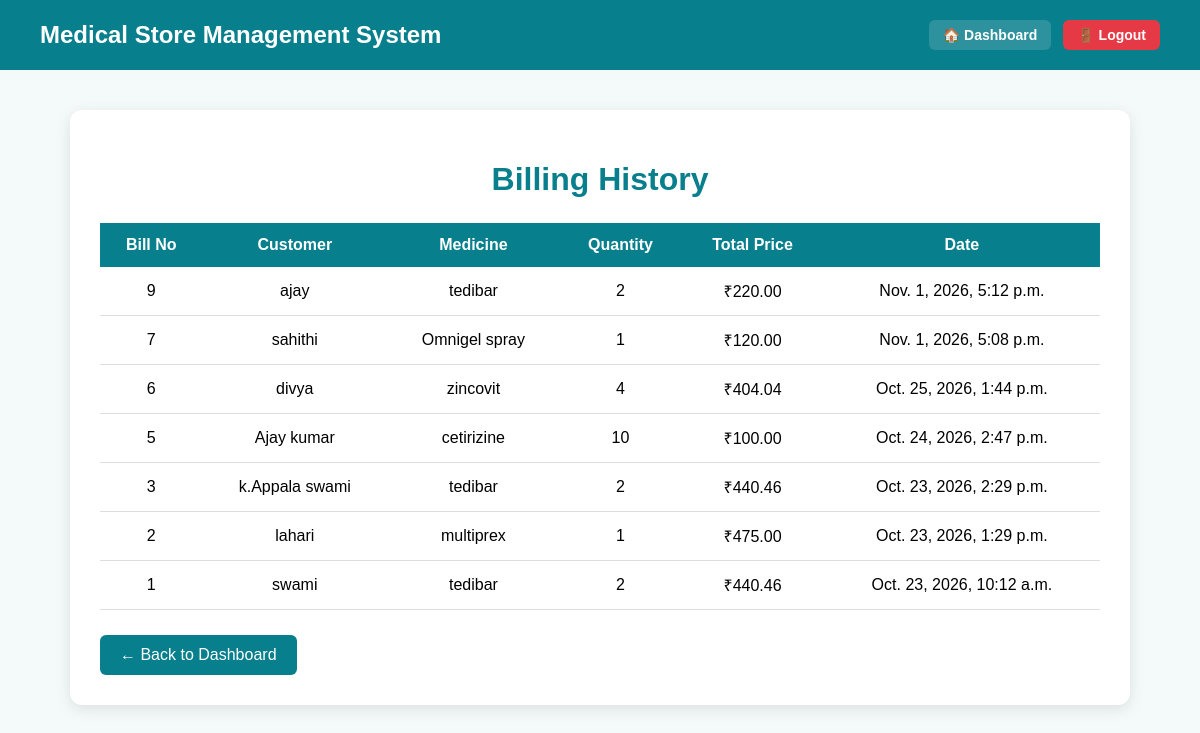
Page /billing-history/ (signed in) on the earlier database version.
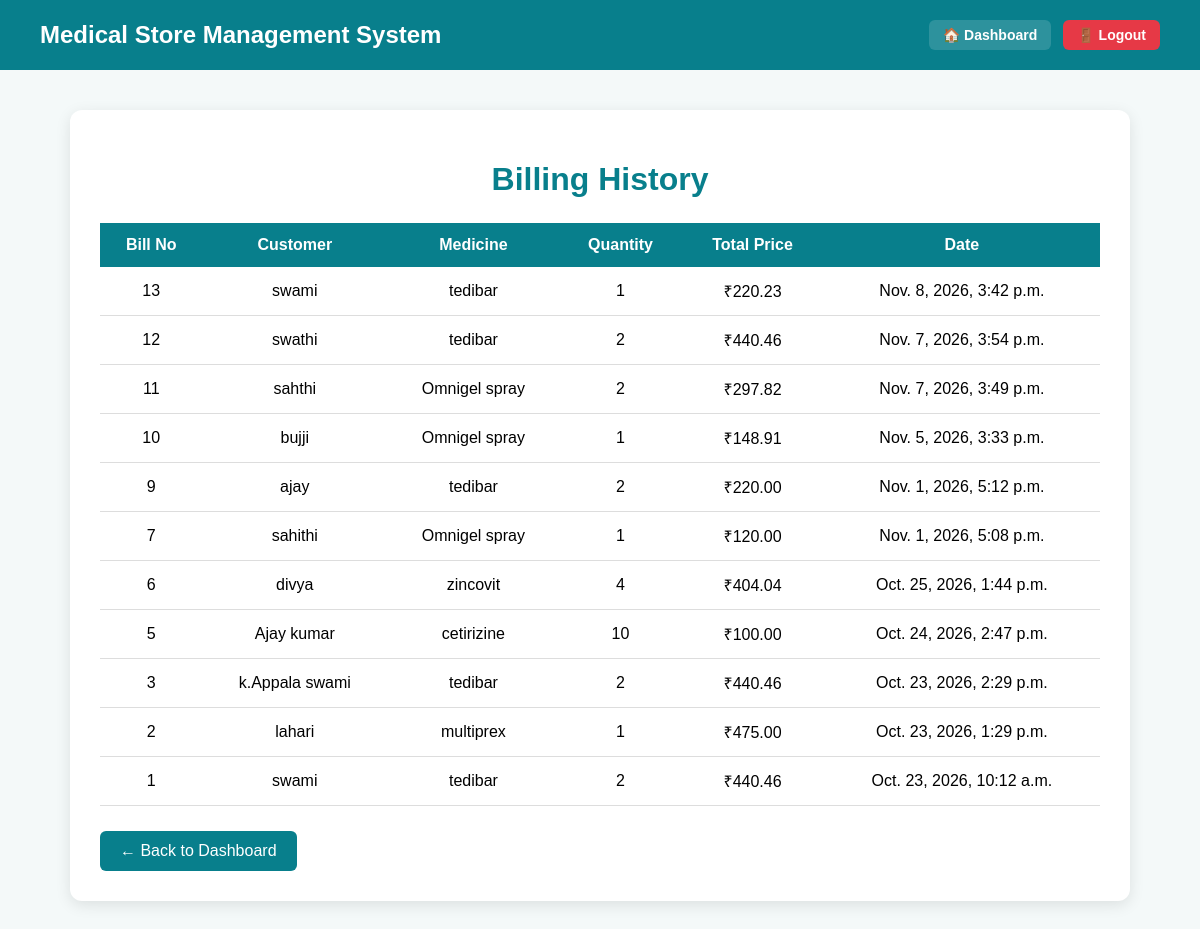
Same page on the later database version.
### store/models.py (models this page shows, shortened)
class Bill(models.Model):
    bill_number = models.AutoField(primary_key=True)
    customer_name = models.CharField(max_length=100)
    medicine = models.ForeignKey(
        Medicine,
        on_delete=models.CASCADE
    )
    quantity = models.IntegerField()
    total_price = models.DecimalField(
        max_digits=10,
        decimal_places=2
    )
    bill_date = models.DateTimeField(auto_now_add=True)
    created_by = models.ForeignKey(
        settings.AUTH_USER_MODEL,
        on_delete=models.SET_NULL,
        null=True,
        blank=True,
        related_name="medical_store_bills"
    )

class Medicine(models.Model):
    name = models.CharField(max_length=100)
    category = models.CharField(max_length=100)
    manufacturer = models.CharField(max_length=100)
    price = models.DecimalField(max_digits=10, decimal_places=2)
    stock = models.IntegerField()
    expiry_date = models.DateField()
    image = models.ImageField(
        upload_to="medicines/",
        blank=True,
        null=True
    )

### store/views.py (the view)
# urls.py: path("billing-history/", views.billing_history, name="billing_history"),
@login_required
def billing_history(request):
    bills = Bill.objects.all().order_by("-bill_date")
    return render(request, "billing_history.html", {
        "bills": bills
    })

### store/templates/billing_history.html (shortened to what this page needs)
<!DOCTYPE html>
<html>
<head>
</head>
<body>
<div class="navbar">
    <h2>Medical Store Management System</h2>
    <div class="nav-actions">
        <a href="/" class="nav-link">🏠 Dashboard</a>
        <a href="{% url 'logout' %}" class="nav-link nav-logout">🚪 Logout</a>
    </div>
</div>
<div class="container">
    <h1>Billing History</h1>
    {% if bills %}
    <table>
        <tr>
            <th>Bill No</th>
            <th>Customer</th>
            <th>Medicine</th>
            <th>Quantity</th>
            <th>Total Price</th>
            <th>Date</th>
        </tr>
        {% for bill in bills %}
        <tr>
            <td>{{ bill.bill_number }}</td>
            <td>{{ bill.customer_name }}</td>
            <td>{{ bill.medicine.name }}</td>
            <td>{{ bill.quantity }}</td>
            <td>₹{{ bill.total_price }}</td>
            <td>{{ bill.bill_date }}</td>
        </tr>
        {% endfor %}
    </table>
    {% else %}
    <p style="text-align:center;">
        No bills available.
    </p>
    {% endif %}
    <a href="/" class="back">
        ← Back to Dashboard
    </a>
</div>
</body>
</html>

Differences in the rows shown:
added Bill: bill_number "13", customer_name "swami", medicine.name "tedibar", quantity "1", total_price "220.23", bill_date "Nov. 8, 2026, 3:42 p.m."
added Bill: bill_number "12", customer_name "swathi", medicine.name "tedibar", quantity "2", total_price "440.46", bill_date "Nov. 7, 2026, 3:54 p.m."
added Bill: bill_number "11", customer_name "sahthi", medicine.name "Omnigel spray", quantity "2", total_price "297.82", bill_date "Nov. 7, 2026, 3:49 p.m."
added Bill: bill_number "10", customer_name "bujji", medicine.name "Omnigel spray", quantity "1", total_price "148.91", bill_date "Nov. 5, 2026, 3:33 p.m."
